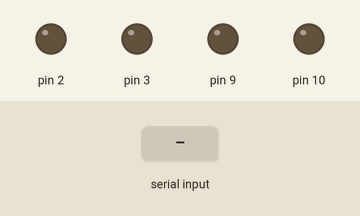
This sketch was run on a simulated Arduino Uno, built with avr-gcc and run on an emulated ATmega328P. Parts: output pins drawn as LEDs (lit = HIGH). The inputs (shaded band) are chosen by the test bench.

Above: at 1.2 s.
1.3 s: "90,45\n" received over Serial
At 1.55 s:
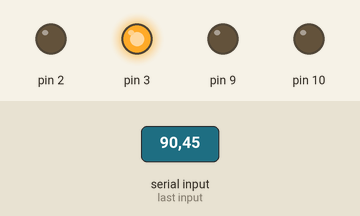
At 3.1 s:
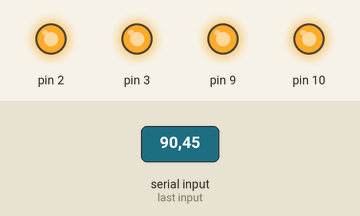
Timing chart, 0 to 10.3 s (numbered marks = the images above; inputs shaded):
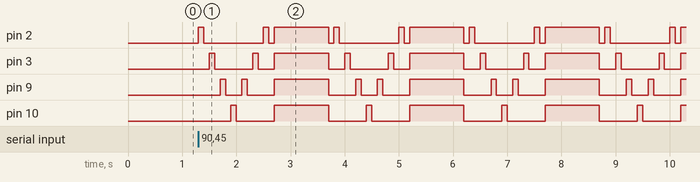

The sketch:

control.ino
```cpp
int value = 0;

void setup() {
  pinMode(2, OUTPUT);
  pinMode(3, OUTPUT);
  pinMode(9, OUTPUT);
  pinMode(10, OUTPUT);
  Serial.begin(9600);
}

void loop() {
  value = Serial.read();

  if( value > '0' && value <= '9' ){
    value = value - '0';

    for(int i=0; i<value; i++){
        digitalWrite(2, HIGH);
        delay(100);
        digitalWrite(2, LOW);
        delay(100);
        digitalWrite(3, HIGH);
        delay(100);
        digitalWrite(3, LOW);
        delay(100);
        digitalWrite(9, HIGH);
        delay(100);
        digitalWrite(9, LOW);
        delay(100);
        digitalWrite(10, HIGH);
        delay(100);
        digitalWrite(10, LOW);
        delay(100);

        digitalWrite(9, HIGH);
        delay(100);
        digitalWrite(9, LOW);
        delay(100);
        digitalWrite(3, HIGH);
        delay(100);
        digitalWrite(3, LOW);
        delay(100);
        digitalWrite(2, HIGH);
        delay(100);
        digitalWrite(2, LOW);
        delay(100);

        digitalWrite(2, HIGH);
        digitalWrite(3, HIGH);
        digitalWrite(9, HIGH);
        digitalWrite(10, HIGH);
        delay(1000);
        digitalWrite(2, LOW);
        digitalWrite(3, LOW);
        digitalWrite(9, LOW);
        digitalWrite(10, LOW);
        delay(100);
    }

    Serial.flush();

  }

}
```

Measured:
- after the input at 1.3 s, pin 2: LOW → HIGH at once, then repeats every 2.5 s: LOW 1.1 s, HIGH 0.10 s, LOW 0.10 s, HIGH 1.0 s, LOW 0.10 s, HIGH 0.10 s; pin 3: LOW → HIGH after 0.20 s, then repeats every 2.5 s: LOW 0.70 s, HIGH 0.10 s, LOW 0.30 s, HIGH 1.0 s, LOW 0.30 s, HIGH 0.10 s
